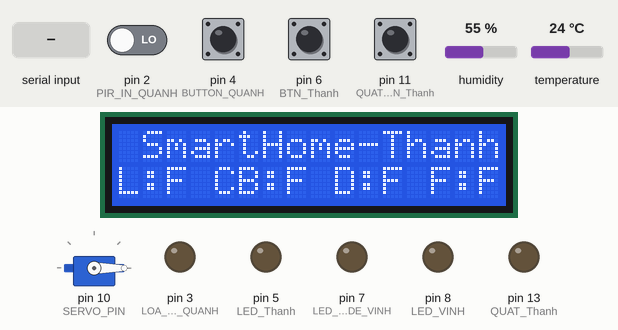
This sketch was run on a simulated Arduino Uno, built with avr-gcc and run on an emulated ATmega328P. Parts: 16×2 character LCD, servo, output pins drawn as LEDs (lit = HIGH). The inputs (shaded band) are chosen by the test bench; at power-on: pin 4 (BUTTON_QUANH), pin 6 (BTN_Thanh), pin 11 (QUAT_BTN_Thanh) HIGH, pin 2 (PIR_IN_QUANH) LOW, humidity 55 %, temperature 24 °C.

Above: at 1.2 s.
1.3 s: pin 6 (BTN_Thanh) pulled LOW for 0.15 s
At 2.0 s:
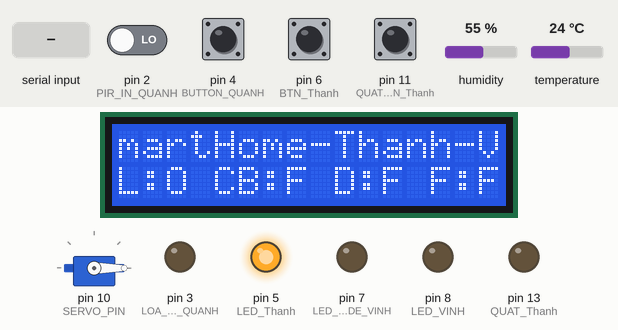
4.0 s: pin 11 (QUAT_BTN_Thanh) pulled LOW for 0.15 s
At 4.58 s:
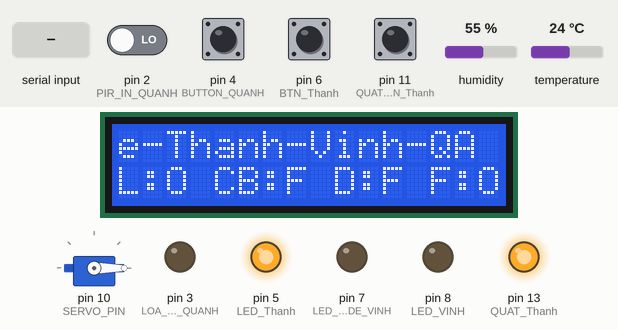
6.2 s: "LED_OFF\n" received over Serial
At 6.79 s:
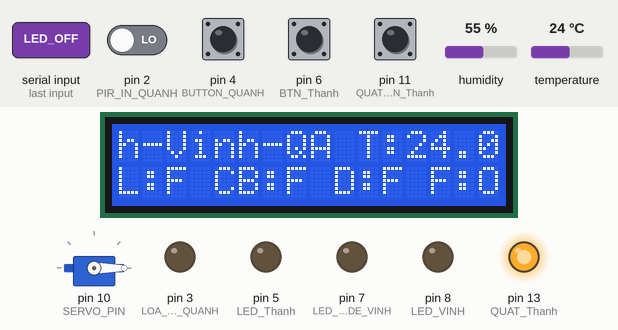
8.4 s: "DOOR_OPEN\n" received over Serial
At 9.0 s:
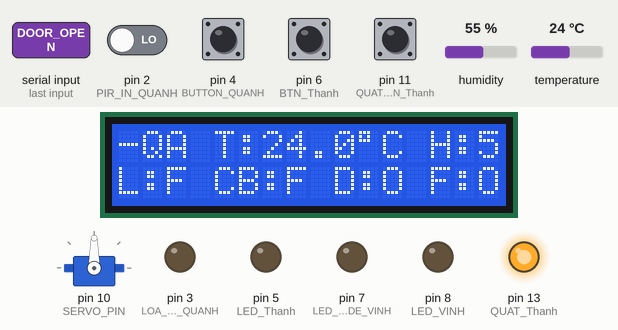
10.6 s: pin 6 (BTN_Thanh) pulled LOW for 1 s
At 10.85 s:
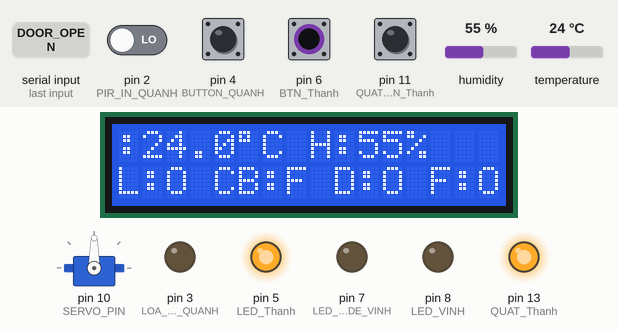
13.2 s: pin 11 (QUAT_BTN_Thanh) pulled LOW for 1 s
At 13.42 s:
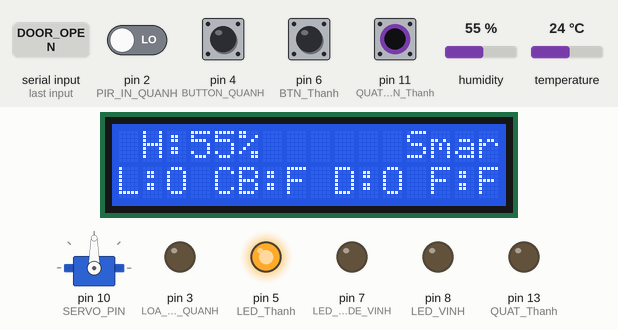
Timing chart, 0 to 16.2 s (numbered marks = the images above; inputs shaded):
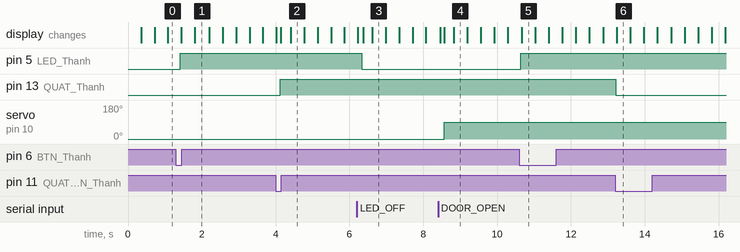

Measured:
- after the input at 1.3 s, pin 5 (LED_Thanh): LOW → HIGH after 0.12 s; the display: first changes after 0.15 s (image 1 shows a later state)
- after the input at 4.0 s, pin 13 (QUAT_Thanh): LOW → HIGH after 0.12 s; the display: first differs from a run without the input after 0.14 s (image 2 shows a later state)
- after the input at 6.2 s, pin 5 (LED_Thanh): HIGH → LOW after 0.13 s; the display: first differs from a run without the input after 0.17 s (image 3 shows a later state)
- after the input at 8.4 s, servo on pin 10 (SERVO_PIN): 0° → 90° after 0.17 s; the display: first differs from a run without the input after 0.17 s (image 4 shows a later state)
- after the input at 10.6 s, pin 5 (LED_Thanh): LOW → HIGH at once; the display: changes after 0.07 s (image 5)
- after the input at 13.2 s, pin 13 (QUAT_Thanh): HIGH → LOW at once; the display: changes at once (image 6)

The sketch:

servo_xoay_ardunio.ino
```cpp
#include <Wire.h>

#include <LiquidCrystal_I2C.h>

#include <Servo.h>

#include <DHT.h>


// ================= CẤU HÌNH =================

#define BAUD_RATE 9600 // Tốc độ giao tiếp với ESP32ZZZZ


LiquidCrystal_I2C lcd(0x27, 16, 2);


// ======= QUANH (PIR, Còi/LED Báo động) =======

const int PIR_IN_QUANH = 2;

const int LOA_LED_QUANH = 3;

const int BUTTON_QUANH = 4;


// ======= THANH (LED, Nút LED, Quạt, Nút Quạt) =======

const int LED_Thanh = 5;

const int BTN_Thanh = 6;

const int QUAT_Thanh = 13;

const int QUAT_BTN_Thanh = 11;


// ======= VINH (LED Mode, LED, Nút Mode, Servo) =======

const int LED_MODE_VINH = 7;

const int LED_VINH = 8;

const int BUTTON_IN_OUT_VINH = 9;

const int SERVO_PIN = 10;


// ======= DHT11 =======

#define DHTPIN 12

#define DHTTYPE DHT11

DHT dht(DHTPIN, DHTTYPE);


// ================= BIẾN TRẠNG THÁI =================

bool systemOn = false;  // Báo động

bool detected = false;  // PIR phát hiện

bool ledState = false;  // Đèn

bool fanState = false;  // Quạt

bool manualServoState = false;

bool modeIN = true;


// Debounce (Chống rung nút nhấn)

bool lastAlarmBtn = HIGH;

bool lastBtnLed = HIGH;

bool lastBtnFan = HIGH;

bool lastButton = HIGH;

unsigned long lastButtonTime = 0;

unsigned long lastFanButtonTime = 0;

const unsigned long debounceDelay = 150;


// === BIẾN CHO CỬA TỰ ĐỘNG (QUAN TRỌNG) ===

unsigned long doorOpenTime = 0;

bool isDoorAutoOpen = false;


Servo myservo;

String incomingCommand = "";


// ================= LCD SCROLL =================

String lcdLine1 = "   SmartHome-Thanh-Vinh-QA";

String lcdTemp = "";

int scrollPos = 0;

unsigned long lastScrollTime = 0;

const unsigned long scrollDelay = 300;


// ================= HÀM LCD =================

void updateLCD(float nhietDo, float doAm) {

    lcdTemp = lcdLine1 + " T:" + String(nhietDo, 1) + (char)223 + "C H:" + String(doAm, 0) + "%   ";


    // Scroll dòng 1

    if (millis() - lastScrollTime > scrollDelay) {

        lcd.setCursor(0, 0);

        if (scrollPos + 16 > lcdTemp.length()) {

            lcd.print(lcdTemp.substring(scrollPos) + lcdTemp.substring(0, 16 - (lcdTemp.length() - scrollPos)));

        } else {

            lcd.print(lcdTemp.substring(scrollPos, scrollPos + 16));

        }

        scrollPos++;

        if (scrollPos >= lcdTemp.length()) scrollPos = 0;

        lastScrollTime = millis();

    }


    // Hiển thị trạng thái dòng 2

    lcd.setCursor(0, 1);

    lcd.print("L:");

    lcd.print(ledState ? "O" : "F");

    lcd.print(" CB:");

    lcd.print(systemOn ? "O" : "F");

    lcd.print(" D:");

    lcd.print(manualServoState ? "O" : "F");

    // Thêm hiển thị trạng thái Quạt

    lcd.print(" F:");

    lcd.print(fanState ? "O" : "F");

}


// ================= XỬ LÝ LỆNH TỪ ESP32 =================

void executeCommand(String cmd) {

    if (cmd == "ALARM_ON") systemOn = true;

    else if (cmd == "ALARM_OFF") systemOn = false;

    else if (cmd == "LED_ON") ledState = true;

    else if (cmd == "LED_OFF") ledState = false;

    else if (cmd == "FAN_ON") fanState = true;

    else if (cmd == "FAN_OFF") fanState = false;


    // Mở cửa thủ công (không tự đóng)

    else if (cmd == "DOOR_OPEN") {

        myservo.write(90);

        manualServoState = true;

        isDoorAutoOpen = false;

    }

    else if (cmd == "DOOR_CLOSE") {

        myservo.write(0);

        manualServoState = false;

        isDoorAutoOpen = false;

    }


    // === MỞ CỬA BẰNG THẺ (TỰ ĐÓNG) ===

    else if (cmd == "RFID_VALID") {

        digitalWrite(LED_VINH, HIGH); delay(100);

        digitalWrite(LED_VINH, LOW); delay(100);


        myservo.write(90); // Mở cửa

        manualServoState = true;


        // Kích hoạt bộ đếm thời gian

        isDoorAutoOpen = true;

        doorOpenTime = millis();

    }

    // === THẺ SAI ===

    else if (cmd == "RFID_INVALID") {

        for (int i = 0; i < 3; i++) {

            digitalWrite(LED_VINH, HIGH); delay(100);

            digitalWrite(LED_VINH, LOW); delay(100);

        }

    }

}


// ================= SETUP =================

void setup() {

    Wire.begin();

    Serial.begin(BAUD_RATE); // Giao tiếp ESP32


    pinMode(PIR_IN_QUANH, INPUT);

    pinMode(LOA_LED_QUANH, OUTPUT);

    pinMode(BUTTON_QUANH, INPUT_PULLUP);


    pinMode(LED_Thanh, OUTPUT);

    pinMode(BTN_Thanh, INPUT_PULLUP);

    pinMode(QUAT_Thanh, OUTPUT);

    pinMode(QUAT_BTN_Thanh, INPUT_PULLUP);


    pinMode(LED_MODE_VINH, OUTPUT);

    pinMode(LED_VINH, OUTPUT);

    pinMode(BUTTON_IN_OUT_VINH, INPUT_PULLUP);


    lcd.init();

    lcd.backlight();

    lcd.clear();


    myservo.attach(SERVO_PIN);

    myservo.write(0); // Đóng cửa ban đầu


    dht.begin();

    digitalWrite(QUAT_Thanh, LOW);

}


// ================= LOOP =================

void loop() {

    // 1. Nhận lệnh từ ESP32 (UART)

    while (Serial.available()) {

        char c = Serial.read();

        if (c == '\n') {

            incomingCommand.trim();

            if (incomingCommand.length()) {

                executeCommand(incomingCommand);

                incomingCommand = "";

            }

        } else incomingCommand += c;

    }


    // 2. Logic Tự động đóng cửa (Nằm ngoài Serial)

    if (isDoorAutoOpen && (millis() - doorOpenTime > 5000)) { // 5000ms = 5 giây

        myservo.write(0); // Đóng cửa

        manualServoState = false;

        isDoorAutoOpen = false; // Tắt bộ đếm

    }


    // 3. Xử lý nút nhấn Báo động

    bool alarmBtn = digitalRead(BUTTON_QUANH);

    if (alarmBtn == LOW && lastAlarmBtn == HIGH && millis() - lastButtonTime > debounceDelay) {

        systemOn = !systemOn;

        lastButtonTime = millis();

    }

    lastAlarmBtn = alarmBtn;


    // 4. Xử lý nút nhấn Đèn

    bool btnLed = digitalRead(BTN_Thanh);

    if (btnLed == LOW && lastBtnLed == HIGH && millis() - lastButtonTime > debounceDelay) {

        ledState = !ledState;

        lastButtonTime = millis();

    }

    lastBtnLed = btnLed;


    // 5. Xử lý nút nhấn Quạt

    bool btnFan = digitalRead(QUAT_BTN_Thanh);

    if (btnFan == LOW && lastBtnFan == HIGH && millis() - lastFanButtonTime > debounceDelay) {

        fanState = !fanState;

        lastFanButtonTime = millis();

    }

    lastBtnFan = btnFan;


    // 6. Logic hệ thống

    if(digitalRead(PIR_IN_QUANH) == HIGH) detected = true;

    else detected = false;


    // Nếu Bật báo động VÀ Có người -> Hú còi

    if (systemOn && detected) digitalWrite(LOA_LED_QUANH, HIGH);

    else digitalWrite(LOA_LED_QUANH, LOW);


    digitalWrite(LED_Thanh, ledState ? HIGH : LOW);

    digitalWrite(QUAT_Thanh, fanState ? HIGH : LOW);


    // 7. LCD & DHT

    float doAm = dht.readHumidity();

    float nhietDo = dht.readTemperature();

    if (isnan(doAm)) doAm = 0;

    if (isnan(nhietDo)) nhietDo = 0;


    updateLCD(nhietDo, doAm);


    delay(100);
}
```
